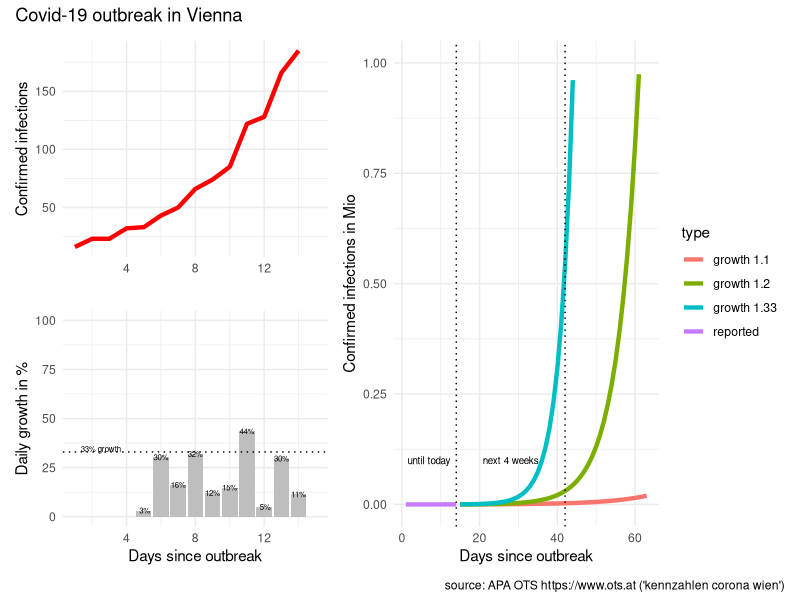
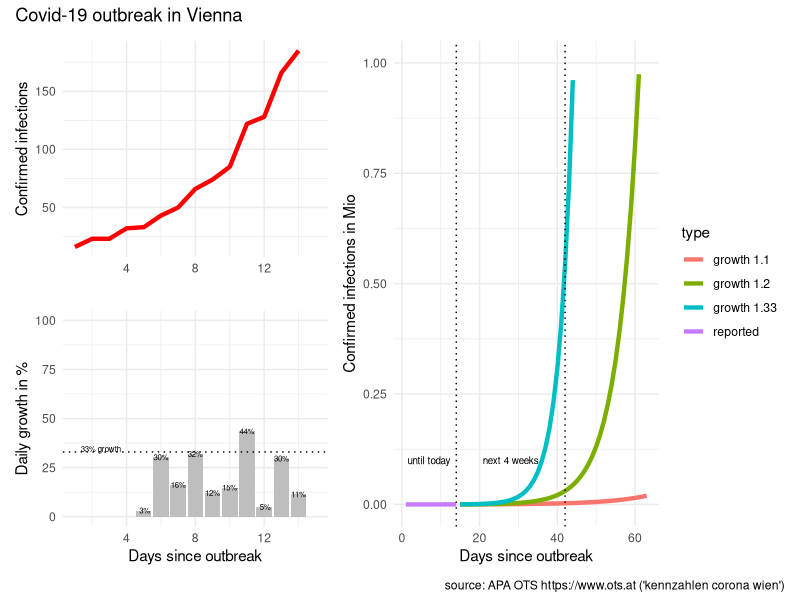

These charts were generated, in order, by the following R code:
# packages
library(tidyverse)
library(scales)
library(patchwork)

# reported infections
# source: APA OTS (https://www.ots.at)
# keywords: "kennzahlen corona wien"
infected <- c(
   16, #"2020-03-05"
   23, #"2020-03-06"
   23, #"2020-03-07"
   32, #"2020-03-08"
   33, #"2020-03-09"
   43, #"2020-03-10"
   50, #"2020-03-11"
   66, #"2020-03-12"
   74, #"2020-03-13"
   85, #"2020-03-14"
  122, #"2020-03-15"
  128, #"2020-03-16"
  166, #"2020-03-17"
  185
)

# prepare data
data <- tibble(infected = infected)

data <- data %>% 
  mutate(type = "reported",
         day = row_number()) %>% 
  arrange(day) %>% 
  mutate(new_abs = infected - lag(infected),
         new_pct = new_abs / lag(infected) * 100)

# predict
predict_corona <- function(data, infection_rate, days)  {
  
  future <- seq(from = max(data$day) + 1, to = max(data$day)+days-1)
  infected_all <- NULL
  infected_act <- max(data$infected)
  infected_predict <- NULL
  for (i in seq_along(future))  {
    infected_act <- infected_act * infection_rate
    infected_all <- c(infected_all, infected_act)
  }
  
  data2 <- tibble(type = paste("growth", infection_rate),
                  day = future, 
                  infected = infected_all)
  data2
  
} # predict_corona

# predict for different growth
predict_days <- 50 #57

data_50 <- data %>% 
  predict_corona(infection_rate = 1.50, days = predict_days)

data_40 <- data %>% 
  predict_corona(infection_rate = 1.40, days = predict_days)

data_33 <- data %>% 
  predict_corona(infection_rate = 1.33, days = predict_days)

data_20 <- data %>% 
  predict_corona(infection_rate = 1.20, days = predict_days)

data_15 <- data %>% 
  predict_corona(infection_rate = 1.15, days = predict_days)

data_10 <- data %>% 
  predict_corona(infection_rate = 1.10, days = predict_days)

# combine dataset
data_plot <- data %>% 
  bind_rows(data_33, data_20, data_10)


# visualise data
# infected
last_day <- length(data$infected)
p0 <- data_plot %>% 
  mutate(infected_M = infected / 1000000) %>%
  ggplot(aes(day, infected_M, color = type)) + 
  geom_line(size = 1.5) +
  geom_vline(xintercept = c(last_day, last_day + 28), 
             linetype = "dotted") +
  ylim(0,1) +
  xlab("Days since outbreak") +
  ylab("Confirmed infections in Mio") + 
  #ggtitle("Covid-19 outbreak in Vienna") +
  theme_minimal()+
  annotate("text", last_day/2, 0.1, 
           label = "until today", size = 2.5) +
  annotate("text", last_day+14, 0.1, 
           label = "next 4 weeks", size = 2.5)

#############################################

# infected
p1 <- data %>% 
  mutate(infected_M = infected / 1000000) %>% 
  ggplot(aes(day, infected)) + 
  geom_line(size = 1.5, color = "red") +
  xlim(c(1,length(infected)+1)) +
  ylim(0,max(infected)) +
  scale_y_continuous(labels=function(x) format(x, big.mark = " ", scientific = FALSE)) +
  #  xlab("Days since outbreak") +
  xlab("") +
  ylab("Confirmed infections") + 
#  ggtitle("Covid-19 outbreak in Vienna") +
  theme_minimal()
  
# daily growth infected
p2 <- data %>% 
  filter(day >= 5) %>% 
  ggplot(aes(day, new_pct)) +
  geom_col(fill = "grey") +
  geom_text(aes(day, new_pct, 
                label = paste0(format(new_pct, digits=1),"%")),
            size = 2) +
  geom_hline(yintercept = 33, linetype = "dotted") +
  xlim(c(1,length(infected)+1)) +
  ylim(c(0,100)) +
  xlab("Days since outbreak") +
  ylab("Daily growth in %") + 
#  ggtitle("Covid-19 outbreak in Vienna") +
  theme_minimal() +
  annotate("text", 2.5, 33, 
           label = "33% growth",
           size = 2,
           vjust = "bottom"
  ) 

# combine plots
p <- ((p1 / p2) | p0) + plot_annotation('Covid-19 outbreak in Vienna',
                            caption = "source: APA OTS https://www.ots.at ('kennzahlen corona wien')")
# plot
p

# save plot
p %>% ggsave(filename = "covid-19-vienna.png", 
             device = "png",
             width = 10, height = 5)
